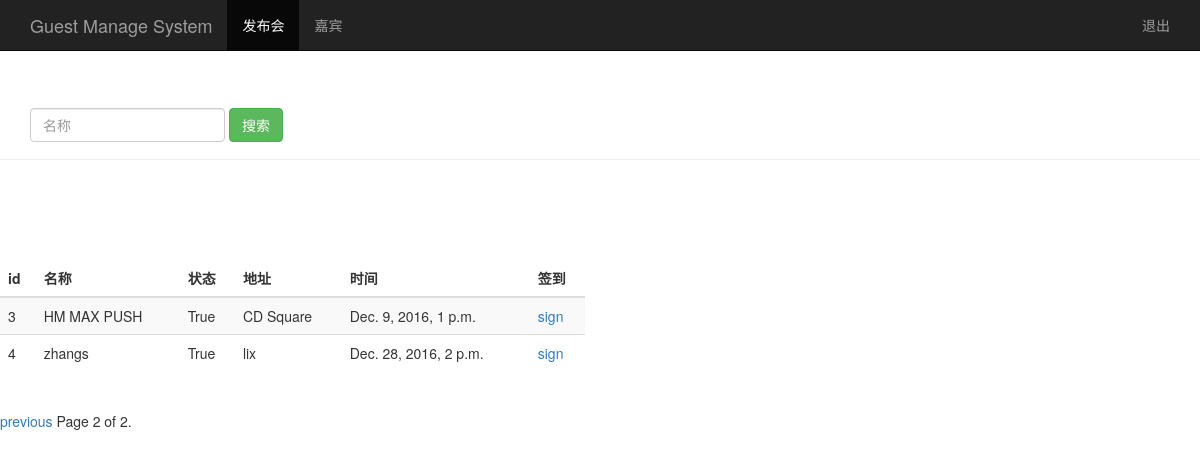
Page /event_manage/?page=2 on the committed database.
### sign/models.py (models this page shows, shortened)
class Event(models.Model):
	name = models.CharField(max_length=100) #发布会标题
	limit = models.IntegerField() #参加人数
	status = models.BooleanField() #状态
	address = models.CharField(max_length=200) #地址
	start_time = models.DateTimeField('event_time') #发布会时间
	creat_time = models.DateTimeField(auto_now=True) #创建时间（自动获取当前时间）

### sign/views.py (the view)
# urls.py: url(r'^event_manage/$', views.event_manage),
def event_manage(request):
	event_list = Event.objects.all()
	username = request.session.get('user','')
	paginator = Paginator(event_list, 2)
	p = request.GET.get('page')
	try:
		events = paginator.page(p)
	except PageNotAnInteger:
		events = paginator.page(1)
	except EmptyPage:
		events = paginator.page(paginator.num_pages)
	return render(request, 'event_manage.html',{'user':username,'events':events})

### sign/templates/event_manage.html (shortened to what this page needs)
<!DOCTYPE html>
<html lang="zh-CN">
<head>
    {% load bootstrap3 %}
    {% bootstrap_css %}
</head>
<body>
    <nav class="navbar navbar-inverse navbar-fixed-top">
    	<div class="container">
    		<div class="navbar-header">
    			<a href="/event_manage/" class="navbar-brand"> Guest Manage System</a>
    		</div>
    		<div id='navbar' class="collapse navbar-collapse">
    			<ul class='nav navbar-nav'>
    				<li class="active"><a href="#">发布会</a></li>
    				<li><a href="/guest_manage">嘉宾</a></li>
    			</ul>
    			<ul class="nav navbar-nav navbar-right">
    				<li><a href="#">{{user}}</a></li>
    				<li><a href="/logout/">退出</a></li>
    			</ul>
    		</div>
    	</div>
    </nav>
    <div class='page-header' style="padding-top: 60px;">
    	<div id='navbar' class="navbar-collapse collapse">
    		<form class="navbar-form" method="get" action="/search_name">
    			<div class="form-group">
    				<input type="text" name="name" placeholder="名称" class="form-control">
    			</div>
    			<button type="submit" class="btn btn-success">搜索</button>
    		</form>
    	</div>
    </div>
    <div class="row" style="padding-top: 80px;">
    	<div class="col-md-6">
    		<table class="table table-striped">
    			<thead>
    				<tr>
    					<th>id</th><th>名称</th><th>状态</th><th>地址</th><th>时间</th><th>签到</th>
    				</tr>
    			</thead>
    			<tbody>
    				{% for event in events %}
    					<tr>
    						<td>{{ event.id }}</td>
    						<td>{{ event.name }}</td>
    						<td>{{ event.status }}</td>
    						<td>{{ event.address }}</td>
    						<td>{{ event.start_time }}</td>
                            <td>
                                <a href="/sign_index/{{event.id}}/" target='{{event.id}}_blank'>sign</a>
                            </td>
    					</tr>
    				{% endfor %}
    			</tbody>
    		</table>
    	</div>
    </div>
    <div class='pagination'>
        <span class='step-links'>
            {% if events.has_previous %}
                <a href="?page={{events.previous_page_number}}">previous</a>
            {% endif %}
                <span class='current'>
                    Page {{events.number}} of {{events.paginator.num_pages}}.
                </span>
        </span>
    </div>
</html>

### rows in the picture
Event: id "3", name "HM MAX PUSH", status "True", address "CD Square", start_time "Dec. 9, 2016, 1 p.m."
Event: id "4", name "zhangs", status "True", address "lix", start_time "Dec. 28, 2016, 2 p.m."

### other values in the picture
{{ events.number }} "2"
{{ events.paginator.num_pages }} "2"
